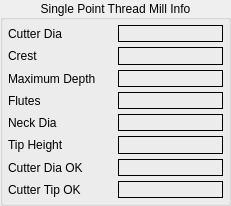
   <widget class="QGroupBox" name="gridGroupBox_3">
    <property name="geometry">
     <rect>
      <x>555</x>
      <y>100</y>
      <width>231</width>
      <height>206</height>
     </rect>
    </property>
    <property name="title">
     <string>Single Point Thread Mill Info</string>
    </property>
    <property name="alignment">
     <set>Qt::AlignCenter</set>
    </property>
    <layout class="QGridLayout" name="gridLayout_6">
     <property name="leftMargin">
      <number>5</number>
     </property>
     <property name="topMargin">
      <number>5</number>
     </property>
     <property name="rightMargin">
      <number>5</number>
     </property>
     <property name="bottomMargin">
      <number>5</number>
     </property>
     <property name="spacing">
      <number>5</number>
     </property>
     <item row="1" column="0">
      <widget class="QLabel" name="label_7">
       <property name="text">
        <string>Crest</string>
       </property>
      </widget>
     </item>
     <item row="3" column="1">
      <widget class="QLabel" name="sptmFlutesLbl">
       <property name="frameShape">
        <enum>QFrame::Box</enum>
       </property>
       <property name="text">
        <string/>
       </property>
       <property name="alignment">
        <set>Qt::AlignCenter</set>
       </property>
      </widget>
     </item>
     <item row="2" column="1">
      <widget class="QLabel" name="sptmMaxDepthLbl">
       <property name="frameShape">
        <enum>QFrame::Box</enum>
       </property>
       <property name="text">
        <string/>
       </property>
       <property name="alignment">
        <set>Qt::AlignCenter</set>
       </property>
      </widget>
     </item>
     <item row="1" column="1">
      <widget class="QLabel" name="sptmCrestLbl">
       <property name="frameShape">
        <enum>QFrame::Box</enum>
       </property>
       <property name="text">
        <string/>
       </property>
       <property name="alignment">
        <set>Qt::AlignCenter</set>
       </property>
      </widget>
     </item>
     <item row="4" column="0">
      <widget class="QLabel" name="label_4">
       <property name="text">
        <string>Neck Dia</string>
       </property>
      </widget>
     </item>
     <item row="6" column="1">
      <widget class="QLabel" name="sptmDiaOkLbl">
       <property name="frameShape">
        <enum>QFrame::Box</enum>
       </property>
       <property name="text">
        <string/>
       </property>
       <property name="alignment">
        <set>Qt::AlignCenter</set>
       </property>
      </widget>
     </item>
     <item row="0" column="1">
      <widget class="QLabel" name="sptmDiaLbl">
       <property name="frameShape">
        <enum>QFrame::Box</enum>
       </property>
       <property name="text">
        <string/>
       </property>
       <property name="alignment">
        <set>Qt::AlignCenter</set>
       </property>
      </widget>
     </item>
     <item row="6" column="0">
      <widget class="QLabel" name="label_13">
       <property name="text">
        <string>Cutter Dia OK</string>
       </property>
      </widget>
     </item>
     <item row="0" column="0">
      <widget class="QLabel" name="label_14">
       <property name="text">
        <string>Cutter Dia</string>
       </property>
      </widget>
     </item>
     <item row="2" column="0">
      <widget class="QLabel" name="label_6">
       <property name="text">
        <string>Maximum Depth</string>
       </property>
      </widget>
     </item>
     <item row="3" column="0">
      <widget class="QLabel" name="label_10">
       <property name="text">
        <string>Flutes</string>
       </property>
      </widget>
     </item>
     <item row="4" column="1">
      <widget class="QLabel" name="sptmNeckDiaLbl">
       <property name="frameShape">
        <enum>QFrame::Box</enum>
       </property>
       <property name="text">
        <string/>
       </property>
       <property name="alignment">
        <set>Qt::AlignCenter</set>
       </property>
      </widget>
     </item>
     <item row="5" column="1">
      <widget class="QLabel" name="sptmTipHeightLbl">
       <property name="frameShape">
        <enum>QFrame::Box</enum>
       </property>
       <property name="text">
        <string/>
       </property>
       <property name="alignment">
        <set>Qt::AlignCenter</set>
       </property>
      </widget>
     </item>
     <item row="5" column="0">
      <widget class="QLabel" name="label_17">
       <property name="text">
        <string>Tip Height</string>
       </property>
      </widget>
     </item>
     <item row="7" column="0">
      <widget class="QLabel" name="label_25">
       <property name="text">
        <string>Cutter Tip OK</string>
       </property>
      </widget>
     </item>
     <item row="7" column="1">
      <widget class="QLabel" name="sptmTipOkLbl">
       <property name="frameShape">
        <enum>QFrame::Box</enum>
       </property>
       <property name="text">
        <string/>
       </property>
       <property name="alignment">
        <set>Qt::AlignCenter</set>
       </property>
      </widget>
     </item>
    </layout>
   </widget>
